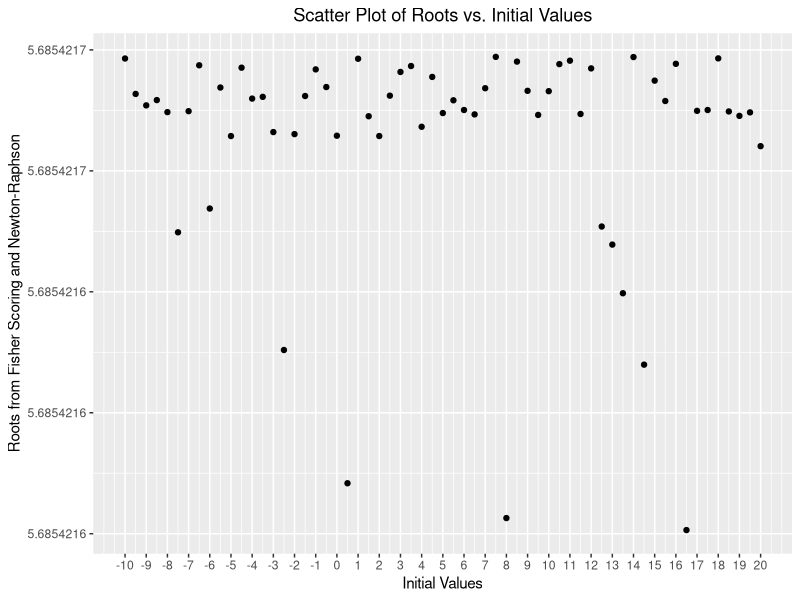

Source code (R):
## ---- chunk 1
set.seed(20180909)
sample <- rcauchy(10, 5)

dev1_log_sum <- function(x){
  dev1_log_sum <- 0
  for (i in 1:length(sample)) {
    dev1_log_sum <- dev1_log_sum - 2 * (x - sample[i])/(1 + (x - sample[i])^2)
  }
  dev1_log_sum
}

dev2_log_sum <- function(x){
  dev2_log_sum <- 0
  for (i in 1:length(sample)) {
    dev2_log_sum <- dev2_log_sum - 2 * (1 - (x - sample[i])^2)/(1 + (x - sample[i])^2)^2
  }
  dev2_log_sum
}

I_n <- 10/2


fisher.scoring <- function(init, fun, I_n, maxiter = 100, tol = .Machine$double.eps^0.2){
  x <- init
  for (i in 1:maxiter) {
    x1 <- x + fun(x)/I_n
    if(abs(x1 - x) < tol) break
    x <- x1
  }
  if(i == maxiter)
    message("Reached the maximum iteration!")
  
  return(data.frame(root = x1, iter = i))
}


newton.raphson <- function(init, fun, fun.dev, maxiter = 100, tol = .Machine$double.eps^0.2){
  x <- init
  for (i in 1:maxiter) {
    x1 <- x -fun(x)/fun.dev(x)
    if(abs(x1 - x) < tol) break
    x <- x1
  }
  if(i == maxiter)
    message("Reached the maximum iteration!")
  
  return(data.frame(root = x1, iter = i))
}

init <- seq(-10, 20, by = 0.5)
res <- data.frame(init = init, root = rep(NA, length(init)))
for (i in 1:length(init)) {
  res$root[i] <- newton.raphson(fisher.scoring(init[i], dev1_log_sum, I_n)$root, 
                                dev1_log_sum, dev2_log_sum)$root
}

library("ggplot2")
options(digits = 8)
ggplot(res, aes(x = init, y = root)) + geom_point() + 
scale_x_continuous(breaks = round(seq(min(res$init), max(res$init), by = 1),1)) +
labs(x = "Initial Values", y = "Roots from Fisher Scoring and Newton-Raphson") + 
theme(plot.title = element_text(hjust = 0.5)) + 
ggtitle("Scatter Plot of Roots vs. Initial Values")
